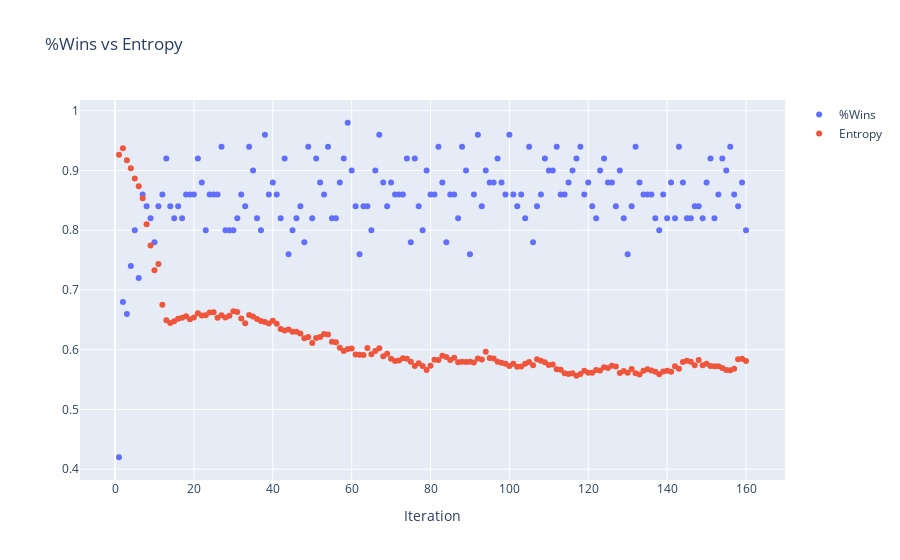

Source (notebook cell):
### Code cell
plot_wins_entropy(not_random_simple_reward)

### Figure 1 — Plotly figure (JSON) as saved in the notebook; plotly's stock layout.template omitted (floating-point values rounded to 4 significant figures; data arrays with more than 128 entries replaced by an {"elided": "..."} marker saying what was removed)
{"data": [{"mode": "markers", "name": "%Wins", "type": "scatter", "x": {"elided": "160 int values"}, "y": {"elided": "160 float values"}}, {"mode": "markers", "name": "Entropy", "type": "scatter", "x": {"elided": "160 int values"}, "y": {"elided": "160 float values"}}], "layout": {"coloraxis": {"colorbar": {"dtick": 5, "len": 200, "lenmode": "pixels", "thickness": 50, "thicknessmode": "pixels", "ticks": "outside", "ticksuffix": "%", "title": {"text": "%CR"}, "y": 1, "yanchor": "top"}}, "title": {"text": "%Wins vs Entropy"}, "xaxis": {"title": {"text": "Iteration"}}, "yaxis": {"title": {"text": ""}}}}
